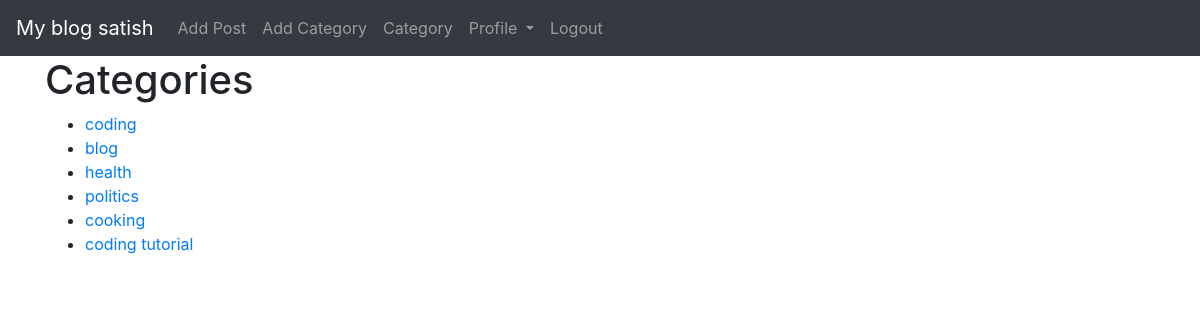
The app's page /category/ (signed in), older data.
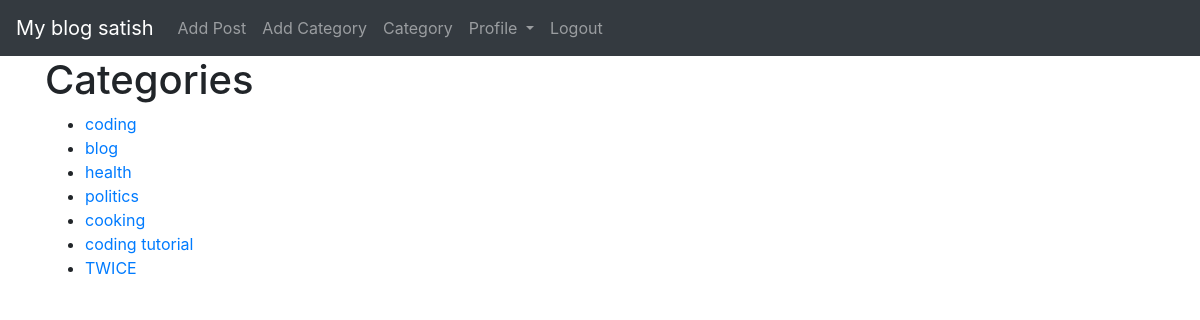
The same page, newer data.
### theblog/models.py (models this page shows, shortened)
class Category(models.Model):
    name = models.CharField(max_length=100)

### theblog/views.py (the view)
# urls.py: path('category/', CategoryView.as_view(),name="category"),
class CategoryView(ListView):
    model = Category
    template_name = 'category_page.html'

### theblog/templates/category_page.html (shortened to what this page needs)
{% extends 'base.html' %}
{% block content %}
<h1>Categories</h1>
<ul>
    {% for cats in object_list %}
        <li>
            <a href="{% url 'home:categoryViews' cats.name|slugify %}">{{cats.name}}</a>
        </li>
    {% endfor %}
</ul>
{% endblock %}

Row changes from the older to the newer data that the page shows:
added Category: name "TWICE"
